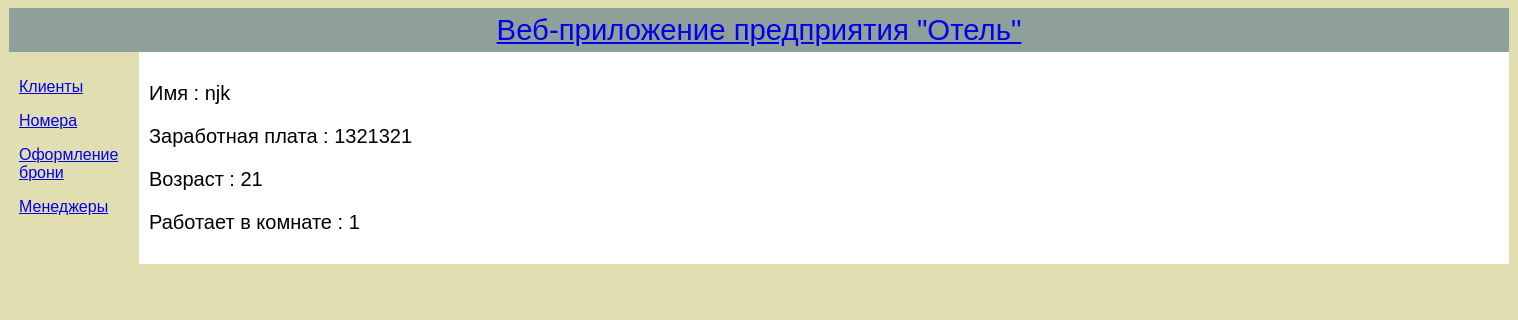
Screenshot of /manager/10/ with the database file from the repository.
### blog/models.py (models this page shows, shortened)
class Manager(models.Model):
    room = models.ForeignKey('blog.Room', on_delete=models.CASCADE, related_name='manager')
    manager_name = models.CharField(max_length=200)
    salary = models.CharField(max_length=50)
    age = models.CharField(max_length=5)

class Room(models.Model):
	number = models.CharField(max_length=20)
	room_type = models.CharField(max_length=50)
	places = models.CharField(max_length=10)
	status = models.CharField(max_length=5)
	price = models.CharField(max_length=50)
	def __str__(self):
		return self.number

### blog/views.py (the view)
# urls.py: path('manager/<pk>/', views.manager_detail, name='manager_detail'),
def manager_detail(request, pk):
    manager = get_object_or_404(Manager, pk=pk)
    return render(request, 'blog/manager_detail.html', {'manager': manager})

### blog/templates/blog/manager_detail.html
{% extends 'blog/base.html' %}
{% block content %}
    <div class="manager">
        <p>Имя : {{manager.manager_name}}</p>
        <p>Заработная плата : {{ manager.salary|linebreaksbr }}</p>
        <p>Возраст : {{ manager.age|linebreaksbr }}</p>
        <p>Работает в комнате : {{manager.room}}</p>
{% endblock %}

### blog/templates/blog/base.html (style rules this page uses)
body { font: 10pt Arial, Helvetica, sans-serif; background: #e1dfb1; }

### rows the page displays
Manager: manager_name "njk", salary "1321321", age "21", room "1"
